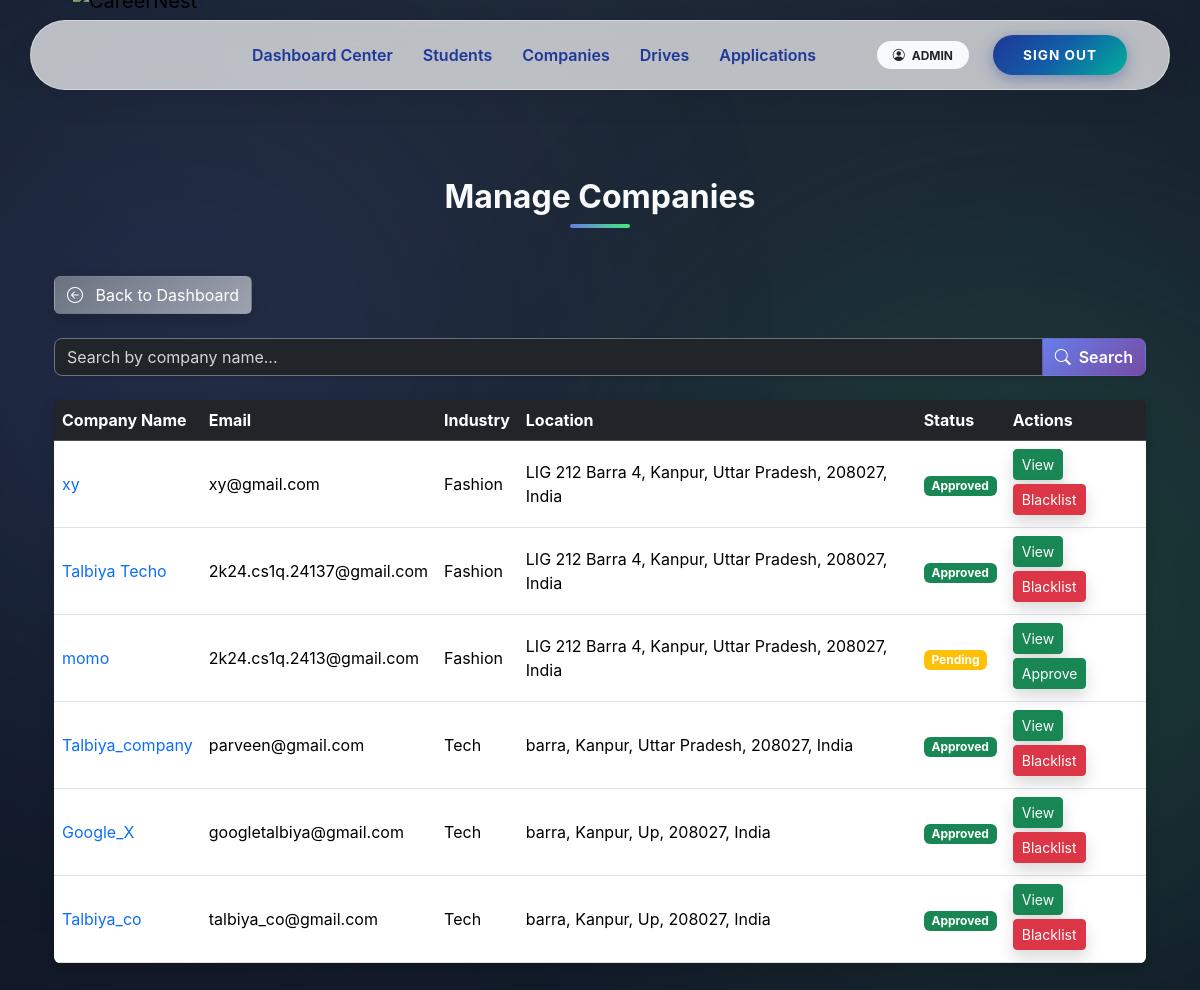
The app's page /admin/companies (signed in), older data.
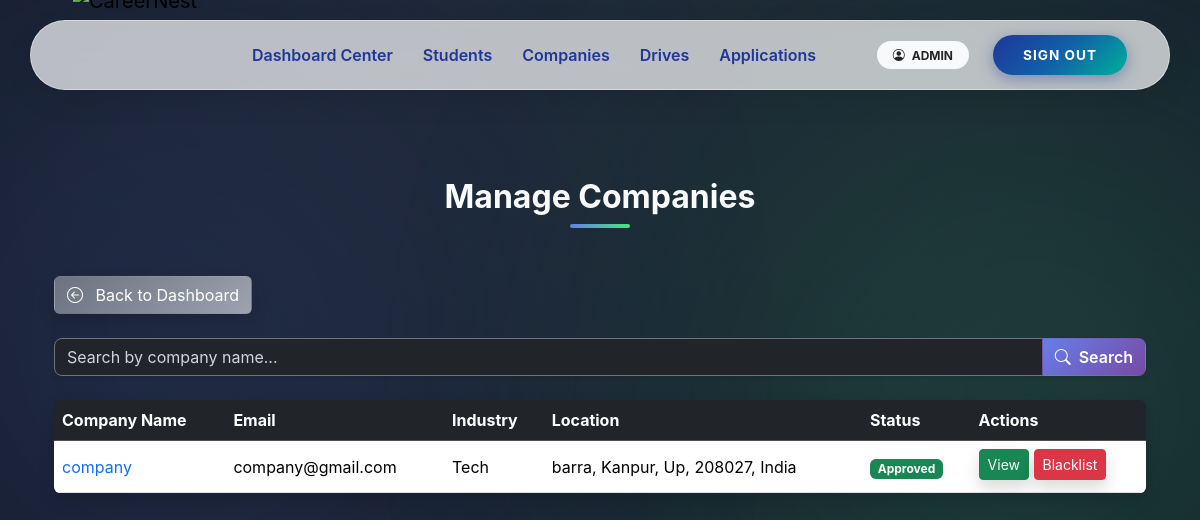
The same page, newer data.
### app/models.py (models this page shows, shortened)
class User(UserMixin, db.Model):
    __tablename__ = "users"
    user_id = db.Column(db.Integer, primary_key=True)
    email = db.Column(db.String(120), unique=True, nullable=False)
    password_hash = db.Column(db.String(255), nullable=False)
    role = db.Column(db.String(20), nullable=False)
    is_active = db.Column(db.Boolean, default=True)
    is_approved = db.Column(db.Boolean, default=False)
    is_blacklisted = db.Column(db.Boolean, default=False)
    created_at = db.Column(db.DateTime, default=datetime.utcnow)
    student = db.relationship(
        "Student",
        back_populates="user",
        uselist=False,
        cascade="all, delete-orphan"
    )
    company = db.relationship(
        "Company",
        back_populates="user",
        uselist=False,
        cascade="all, delete-orphan"
    )
    admin = db.relationship(
        "Admin",
        back_populates="user",
        uselist=False,
        cascade="all, delete-orphan"
    )

class Company(db.Model):
    __tablename__ = "companies"
    user_id = db.Column(
        db.Integer,
        db.ForeignKey("users.user_id", ondelete="CASCADE"),
        primary_key=True
    )
    company_name = db.Column(db.String(150), nullable=False)
    industry = db.Column(db.String(100))
    location = db.Column(db.String(200))
    website = db.Column(db.String(200))
    contact_person = db.Column(db.String(100))
    contact_phone = db.Column(db.String(20))
    description = db.Column(db.Text)
    user = db.relationship("User", back_populates="company")
    drives = db.relationship(
        "PlacementDrive",
        back_populates="company",
        cascade="all, delete-orphan"
    )

### app/admin/routes.py (the view)
@admin_bp.route('/companies')
@login_required
@role_required('admin')
def companies():
    q = request.args.get('q', '')
    query = User.query.filter_by(role='company')
    if q:
        query = query.join(Company).filter(Company.company_name.ilike(f'%{q}%'))
    companies = query.all()
    return render_template('admin/companies.html', companies=companies, q=q)

### app/utils.py (called while the page is built)
def role_required(required_role):
    def decorator(f):
        @wraps(f)
        def decorated_function(*args, **kwargs):
            if not current_user.is_authenticated:
                abort(401)
            if current_user.role != required_role:
                abort(403)
            if required_role in ["student", "company"] and not current_user.is_approved:
                abort(403)
            if current_user.is_blacklisted:
                abort(403)
            return f(*args, **kwargs)
        return decorated_function
    return decorator

### app/templates/admin/companies.html (shortened to what this page needs)
{% extends 'base.html' %}
{% block content %}
<div class="dashboard-bg">
  <div class="container position-relative">
    <h2 class="section-heading text-center mb-5">Manage Companies</h2>
    <a href="{{ url_for('admin.dashboard') }}" class="btn btn-gradient-secondary mb-4 shadow hover-glow text-white">
      <i class="bi bi-arrow-left-circle me-2"></i> Back to Dashboard
    </a>
    <form method="GET" class="mb-4">
      <div class="input-group shadow-sm">
        <input type="text" name="q" class="form-control bg-dark text-white border border-secondary"
               placeholder="Search by company name..." value="{{ q }}">
        <button class="btn btn-gradient-primary text-white" type="submit"><i class="bi bi-search me-1"></i> Search</button>
      </div>
    </form>
    {% if companies %}
    <div class="table-responsive shadow rounded">
      <table class="table table-hover align-middle mb-0 text-white">
        <thead class="table-dark">
          <tr>
            <th>Company Name</th>
            <th>Email</th>
            <th>Industry</th>
            <th>Location</th>
            <th>Status</th>
            <th>Actions</th>
          </tr>
        </thead>
        <tbody>
          {% for user in companies %}
          <tr>
            <td>
              <a href="{{ url_for('admin.company_detail', user_id=user.user_id) }}" class="text-primary text-decoration-none">
                {{ user.company.company_name if user.company else 'N/A' }}
              </a>
            </td>
            <td>{{ user.email }}</td>
            <td>{{ user.company.industry if user.company else 'N/A' }}</td>
            <td>{{ user.company.location if user.company else 'N/A' }}</td>
            <td>
              {% if user.is_blacklisted %}
              <span class="badge bg-danger">Blacklisted</span>
              {% elif user.is_approved %}
              <span class="badge bg-success">Approved</span>
              {% else %}
              <span class="badge bg-warning">Pending</span>
              {% endif %}
            </td>
            <td>
              <a href="{{ url_for('admin.company_detail', user_id=user.user_id) }}"
                 class="btn  btn-success btn-sm mb-1 shadow hover-glow">View</a>
              {% if not user.is_approved %}
              <form action="{{ url_for('admin.approve_company', user_id=user.user_id) }}" method="POST" style="display:inline;">
                <button type="submit" class="btn btn-success btn-sm mb-1 shadow hover-glow">Approve</button>
              </form>
              {% endif %}
              {% if user.is_blacklisted %}
              <form action="{{ url_for('admin.blacklist_company', user_id=user.user_id) }}" method="POST" style="display:inline;">
                <button type="submit" class="btn btn-success btn-sm mb-1 shadow hover-glow">Unblacklist</button>
              </form>
              {% elif user.is_approved %}
              <form action="{{ url_for('admin.blacklist_company', user_id=user.user_id) }}" method="POST" style="display:inline;">
                <button type="submit" class="btn btn-danger btn-sm mb-1 shadow hover-glow">Blacklist</button>
              </form>
              {% endif %}
            </td>
          </tr>
          {% endfor %}
        </tbody>
      </table>
    </div>
    {% else %}
    <div class="alert alert-info shadow rounded">No companies found.</div>
    {% endif %}
  </div>
</div>
{% endblock %}

Row changes from the older to the newer data that the page shows:
no longer on this page (row edited): User: company "xy", email "xy@gmail.com", company "Fashion", company "LIG 212 Barra 4, Kanpur, Uttar Pradesh, 208027, India", is_blacklisted "Approved"
removed User: company "Talbiya Techo", email "2k24.cs1q.24137@gmail.com", company "Fashion", company "LIG 212 Barra 4, Kanpur, Uttar Pradesh, 208027, India", is_blacklisted "Approved"
removed User: company "momo", email "2k24.cs1q.2413@gmail.com", company "Fashion", company "LIG 212 Barra 4, Kanpur, Uttar Pradesh, 208027, India", is_blacklisted "Pending"
removed User: company "Talbiya_company", email "parveen@gmail.com", company "Tech", company "barra, Kanpur, Uttar Pradesh, 208027, India", is_blacklisted "Approved"
removed User: company "Google_X", email "googletalbiya@gmail.com", company "Tech", company "barra, Kanpur, Up, 208027, India", is_blacklisted "Approved"
removed User: company "Talbiya_co", email "talbiya_co@gmail.com", company "Tech", company "barra, Kanpur, Up, 208027, India", is_blacklisted "Approved"
now on this page (row edited): User: company "company", email "company@gmail.com", company "Tech", company "barra, Kanpur, Up, 208027, India", is_blacklisted "Approved"
